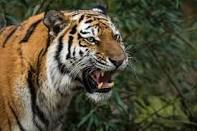
#> input picture photos/Tiger.jpg, 197 x 131 px, found by its file name
$ python 'smooth&blur.py'
#> lines starting #> are read from the running program, lines starting #| are printed output that depends on the picture
import cv2 as cv
import numpy as np
import matplotlib.pyplot as pl

img=cv.imread('photos/tiger.jpg')
#> img is the input picture: shape (131, 197, 3); mean B, G, R 56.9, 79, 84.5
cv.imshow('tiger',img)

#Averaging
average=cv.blur(img,(3,3))
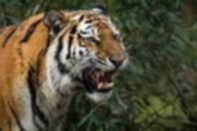
#> average: shape (131, 197, 3); mean B, G, R 56.9, 79, 84.5
cv.imshow('Average',average)

#Gaussian Blur

gaussian=cv.GaussianBlur(img,(3,3),0)
cv.imshow('Gaussian',gaussian)

#Median Blur
median=cv.medianBlur(img,3)
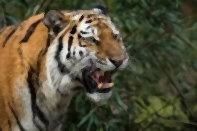
#> median: shape (131, 197, 3); mean B, G, R 56.9, 79.2, 84.7
cv.imshow('median',median)

#bilateral
bilateral=cv.bilateralFilter(img,10,35,25)
cv.imshow('Bilateral',bilateral)


cv.waitKey(0)
